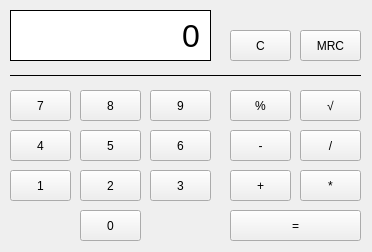
<?xml version="1.0" encoding="UTF-8"?>
<ui version="4.0">
 <class>Form</class>
 <widget class="QWidget" name="Form">
  <property name="geometry">
   <rect>
    <x>0</x>
    <y>0</y>
    <width>372</width>
    <height>252</height>
   </rect>
  </property>
  <property name="minimumSize">
   <size>
    <width>372</width>
    <height>252</height>
   </size>
  </property>
  <property name="maximumSize">
   <size>
    <width>372</width>
    <height>252</height>
   </size>
  </property>
  <property name="windowTitle">
   <string>Самописный калькулятор</string>
  </property>
  <property name="windowIcon">
   <iconset resource="res.qrc">
    <normaloff>:/icons/icon.ico</normaloff>:/icons/icon.ico</iconset>
  </property>
  <widget class="QPushButton" name="pushButton_7">
   <property name="geometry">
    <rect>
     <x>10</x>
     <y>90</y>
     <width>61</width>
     <height>31</height>
    </rect>
   </property>
   <property name="toolTip">
    <string>7</string>
   </property>
   <property name="text">
    <string>7</string>
   </property>
  </widget>
  <widget class="QPushButton" name="pushButton_4">
   <property name="geometry">
    <rect>
     <x>10</x>
     <y>130</y>
     <width>61</width>
     <height>31</height>
    </rect>
   </property>
   <property name="toolTip">
    <string>4</string>
   </property>
   <property name="text">
    <string>4</string>
   </property>
  </widget>
  <widget class="QPushButton" name="pushButton_1">
   <property name="geometry">
    <rect>
     <x>10</x>
     <y>170</y>
     <width>61</width>
     <height>31</height>
    </rect>
   </property>
   <property name="toolTip">
    <string>1</string>
   </property>
   <property name="text">
    <string>1</string>
   </property>
  </widget>
  <widget class="QPushButton" name="pushButton_2">
   <property name="geometry">
    <rect>
     <x>80</x>
     <y>170</y>
     <width>61</width>
     <height>31</height>
    </rect>
   </property>
   <property name="toolTip">
    <string>2</string>
   </property>
   <property name="text">
    <string>2</string>
   </property>
  </widget>
  <widget class="QPushButton" name="pushButton_5">
   <property name="geometry">
    <rect>
     <x>80</x>
     <y>130</y>
     <width>61</width>
     <height>31</height>
    </rect>
   </property>
   <property name="toolTip">
    <string>5</string>
   </property>
   <property name="text">
    <string>5</string>
   </property>
  </widget>
  <widget class="QPushButton" name="pushButton_8">
   <property name="geometry">
    <rect>
     <x>80</x>
     <y>90</y>
     <width>61</width>
     <height>31</height>
    </rect>
   </property>
   <property name="toolTip">
    <string>8</string>
   </property>
   <property name="text">
    <string>8</string>
   </property>
  </widget>
  <widget class="QPushButton" name="pushButton_9">
   <property name="geometry">
    <rect>
     <x>150</x>
     <y>90</y>
     <width>61</width>
     <height>31</height>
    </rect>
   </property>
   <property name="toolTip">
    <string>9</string>
   </property>
   <property name="text">
    <string>9</string>
   </property>
  </widget>
  <widget class="QPushButton" name="pushButton_6">
   <property name="geometry">
    <rect>
     <x>150</x>
     <y>130</y>
     <width>61</width>
     <height>31</height>
    </rect>
   </property>
   <property name="toolTip">
    <string>6</string>
   </property>
   <property name="text">
    <string>6</string>
   </property>
  </widget>
  <widget class="QPushButton" name="pushButton_3">
   <property name="geometry">
    <rect>
     <x>150</x>
     <y>170</y>
     <width>61</width>
     <height>31</height>
    </rect>
   </property>
   <property name="toolTip">
    <string>3</string>
   </property>
   <property name="text">
    <string>3</string>
   </property>
  </widget>
  <widget class="QPushButton" name="pushButton_0">
   <property name="geometry">
    <rect>
     <x>80</x>
     <y>210</y>
     <width>61</width>
     <height>31</height>
    </rect>
   </property>
   <property name="toolTip">
    <string>0</string>
   </property>
   <property name="text">
    <string>0</string>
   </property>
  </widget>
  <widget class="QPushButton" name="pushButton_plus">
   <property name="geometry">
    <rect>
     <x>230</x>
     <y>170</y>
     <width>61</width>
     <height>31</height>
    </rect>
   </property>
   <property name="toolTip">
    <string>+</string>
   </property>
   <property name="text">
    <string>+</string>
   </property>
  </widget>
  <widget class="QPushButton" name="pushButton_minus">
   <property name="geometry">
    <rect>
     <x>230</x>
     <y>130</y>
     <width>61</width>
     <height>31</height>
    </rect>
   </property>
   <property name="toolTip">
    <string>-</string>
   </property>
   <property name="text">
    <string>-</string>
   </property>
  </widget>
  <widget class="QPushButton" name="pushButton_div">
   <property name="geometry">
    <rect>
     <x>300</x>
     <y>130</y>
     <width>61</width>
     <height>31</height>
    </rect>
   </property>
   <property name="toolTip">
    <string>/</string>
   </property>
   <property name="text">
    <string>/</string>
   </property>
  </widget>
  <widget class="QPushButton" name="pushButton_mult">
   <property name="geometry">
    <rect>
     <x>300</x>
     <y>170</y>
     <width>61</width>
     <height>31</height>
    </rect>
   </property>
   <property name="toolTip">
    <string>*</string>
   </property>
   <property name="text">
    <string>*</string>
   </property>
  </widget>
  <widget class="QPushButton" name="pushButton_c">
   <property name="geometry">
    <rect>
     <x>230</x>
     <y>30</y>
     <width>61</width>
     <height>31</height>
    </rect>
   </property>
   <property name="toolTip">
    <string>Esc</string>
   </property>
   <property name="text">
    <string>C</string>
   </property>
  </widget>
  <widget class="QPushButton" name="pushButton_mrc">
   <property name="geometry">
    <rect>
     <x>300</x>
     <y>30</y>
     <width>61</width>
     <height>31</height>
    </rect>
   </property>
   <property name="toolTip">
    <string>M</string>
   </property>
   <property name="text">
    <string>MRC</string>
   </property>
  </widget>
  <widget class="QPushButton" name="pushButton_answer">
   <property name="geometry">
    <rect>
     <x>230</x>
     <y>210</y>
     <width>131</width>
     <height>31</height>
    </rect>
   </property>
   <property name="toolTip">
    <string>Enter</string>
   </property>
   <property name="text">
    <string>=</string>
   </property>
  </widget>
  <widget class="QPushButton" name="pushButton_sqrt">
   <property name="geometry">
    <rect>
     <x>300</x>
     <y>90</y>
     <width>61</width>
     <height>31</height>
    </rect>
   </property>
   <property name="toolTip">
    <string>Q</string>
   </property>
   <property name="text">
    <string>√</string>
   </property>
  </widget>
  <widget class="QPushButton" name="pushButton_percent">
   <property name="geometry">
    <rect>
     <x>230</x>
     <y>90</y>
     <width>61</width>
     <height>31</height>
    </rect>
   </property>
   <property name="toolTip">
    <string>P</string>
   </property>
   <property name="text">
    <string>%</string>
   </property>
  </widget>
  <widget class="QLabel" name="label">
   <property name="geometry">
    <rect>
     <x>10</x>
     <y>10</y>
     <width>201</width>
     <height>51</height>
    </rect>
   </property>
   <property name="font">
    <font>
     <pointsize>24</pointsize>
     <weight>50</weight>
     <bold>false</bold>
     <kerning>true</kerning>
    </font>
   </property>
   <property name="styleSheet">
    <string notr="true">background-color: white;</string>
   </property>
   <property name="frameShape">
    <enum>QFrame::Box</enum>
   </property>
   <property name="frameShadow">
    <enum>QFrame::Plain</enum>
   </property>
   <property name="lineWidth">
    <number>1</number>
   </property>
   <property name="text">
    <string>0</string>
   </property>
   <property name="textFormat">
    <enum>Qt::AutoText</enum>
   </property>
   <property name="alignment">
    <set>Qt::AlignRight|Qt::AlignTrailing|Qt::AlignVCenter</set>
   </property>
   <property name="indent">
    <number>10</number>
   </property>
  </widget>
  <widget class="Line" name="line">
   <property name="geometry">
    <rect>
     <x>10</x>
     <y>65</y>
     <width>351</width>
     <height>21</height>
    </rect>
   </property>
   <property name="frameShadow">
    <enum>QFrame::Plain</enum>
   </property>
   <property name="lineWidth">
    <number>1</number>
   </property>
   <property name="orientation">
    <enum>Qt::Horizontal</enum>
   </property>
  </widget>
  <widget class="QLabel" name="label_mem">
   <property name="geometry">
    <rect>
     <x>10</x>
     <y>10</y>
     <width>16</width>
     <height>16</height>
    </rect>
   </property>
   <property name="text">
    <string/>
   </property>
   <property name="alignment">
    <set>Qt::AlignCenter</set>
   </property>
  </widget>
 </widget>
 <resources>
  <include location="res.qrc"/>
 </resources>
 <connections/>
</ui>
